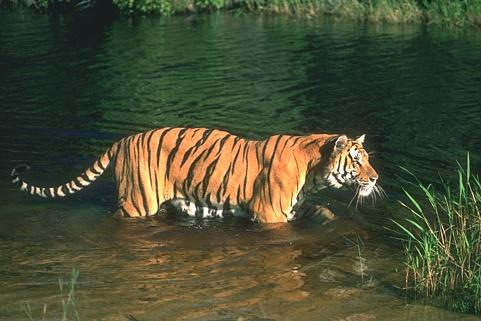
#> input picture canli.jpg, 481 x 321 px
$ python nesne.py   (older library calls are emulated)
#> lines starting #> are read from the running program, lines starting #| are printed output that depends on the picture; after the words box and inside, x2 and y2 are one past the last pixel; in counts of white or black regions, pixels touching at a corner belong together
import cv2
import numpy as np

#RESİM OKUNDU
Resim = cv2.imread("canli.jpg")
#> Resim is the input picture: shape (321, 481, 3); mean B, G, R 51.8, 76.9, 73

#RESİM GRİ RENGE ÇEVRİLDİ
Resim_Gri = cv2.cvtColor(Resim,cv2.COLOR_BGR2GRAY)
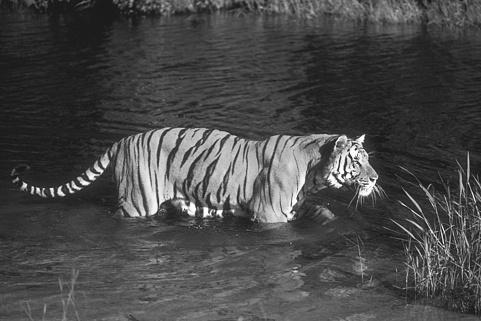
#> Resim_Gri: shape (321, 481); min 10, max 255, mean 72.9
kernel =np.ones((3,3),np.uint8)


#AŞAĞIDA RESİM BELİRLENEN ARALIKTAYSA BEYAZ DEĞİLSE SİYAH YAPILDI
ret,Resim_Threshold=cv2.threshold(Resim_Gri,150,255,cv2.THRESH_BINARY)
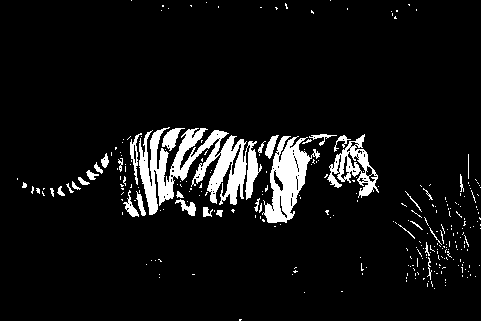
#> Resim_Threshold: shape (321, 481); 7.2% white; 283 white regions (247 under 20 px), largest, box (x1, y1, x2, y2) and area: (139, 127, 262, 215) 4835, (262, 136, 320, 223) 2278, (327, 134, 379, 198) 1186

#SİYAH BEYAZ  RESME EREZYON UYGULANDI
erosion=cv2.erode(Resim_Threshold,kernel,iterations=1)
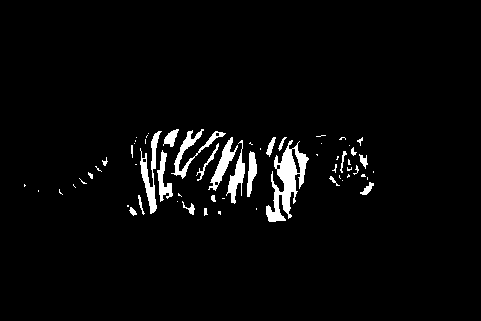
#> erosion: shape (321, 481); 3.4% white; 62 white regions (36 under 20 px)

#BURADA İSTENİLMEYEN GÜRÜLTÜLERİ ATMAK İÇİN MASKELEME KULLANILDI
Resim_Mask = cv2.bitwise_and(Resim,Resim,mask=erosion)
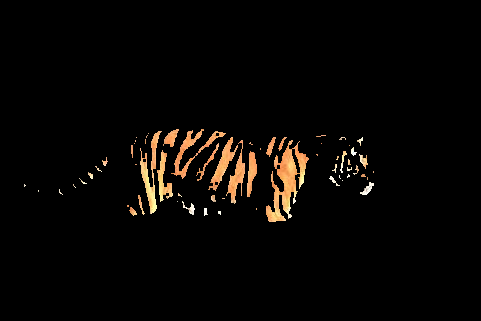
#> Resim_Mask: shape (321, 481, 3); mean B, G, R 4.1, 6.3, 8.4

#RESİMİN HSV GÖRÜNTÜSÜ ÇIKARILDI
Resim_HSV = cv2.cvtColor(Resim_Mask,cv2.COLOR_BGR2HSV)
#> Resim_HSV: shape (321, 481, 3); mean H, S, V 0.5, 4.4, 8.4

#BURADA HSV DEĞERLERİNE KARAR VERİLDİ
Gri_Alt_Sinir = np.array([0,0,15])
Gri_Ust_Sinir = np.array([255,255,255])


#BELİRLENEN ARALIKLARI BEYAZ YAPIYORUZ
Gri_Renk_Filtre_Sonucu=cv2.inRange(Resim_HSV,Gri_Alt_Sinir,Gri_Ust_Sinir)


#SONUCU GÖRMEK İÇİN RESMİ KOPYALADIK
Sonuc=Resim.copy()

#CIKARILAN İSKELET ÜZERİNE YEŞİL NOKTALAR KONULDU
_, cnts, _ =cv2.findContours(Gri_Renk_Filtre_Sonucu,cv2.RETR_TREE,cv2.CHAIN_APPROX_NONE)
#> cnts = 67 contours, 49 with area under 20; largest, box (x1, y1, x2, y2) and area: (266, 140, 309, 222) 1358, (140, 131, 162, 214) 478, (171, 129, 226, 179) 440, (208, 137, 238, 191) 400, (226, 140, 245, 204) 332
cv2.drawContours(Sonuc,cnts, -1 ,(0,255,0), 35)
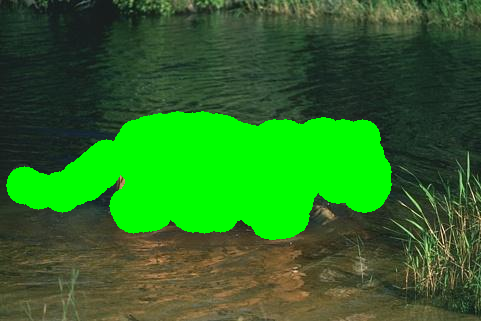
#> Sonuc: shape (321, 481, 3); mean B, G, R 36.2, 109, 45.4


#GOSTERİLEN SAYFALAR


cv2.imshow("normal",Resim)
cv2.imshow("Gri",Resim_Gri)
cv2.imshow("Threshold",Resim_Threshold)
cv2.imshow("erezyon",erosion)
cv2.imshow("Mask",Resim_Mask)
cv2.imshow("HSV",Resim_HSV)
cv2.imshow("Gri Filtre",Gri_Renk_Filtre_Sonucu)
cv2.imshow("Sonuc",Sonuc)

cv2.waitKey(0)
